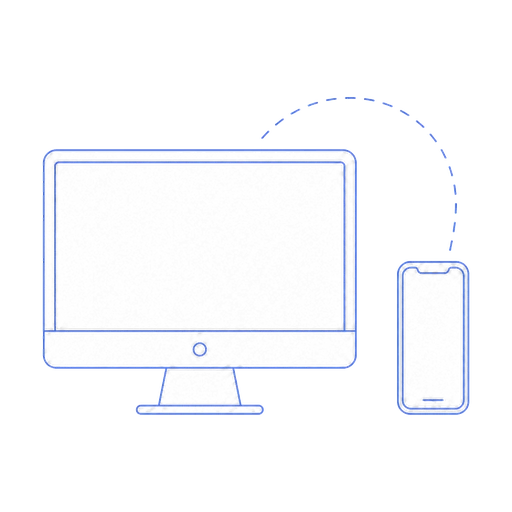
#> input picture assets/img/empty.webp, 512 x 512 px, given in place of logo_1024.png, which was not available
$ python launcher.py out.png
#> lines starting #> are read from the running program, lines starting #| are printed output that depends on the picture
#!/usr/bin/env python3
"""Buat ikon launcher Android dari logo transparan.

Android butuh dua bentuk:
  • ic_launcher            — ikon legacy, latar solid
  • ic_launcher_foreground — lapisan depan adaptive icon (API 26+), dengan
    safe zone: hanya ~66% tengah dijamin terlihat.
"""
import sys
from pathlib import Path

from PIL import Image, ImageDraw

ART = Path(__file__).parent
SRC = ART / 'out' / 'logo_1024.png'
DEST = Path(sys.argv[1]) if len(sys.argv) > 1 else (
    ART.parent / 'xydesk' / 'android' / 'app' / 'src' / 'main' / 'res')

BG = (19, 19, 21, 255)  # #131315 — sama dengan background aplikasi
DENS = {'mdpi': 48, 'hdpi': 72, 'xhdpi': 96, 'xxhdpi': 144, 'xxxhdpi': 192}


def legacy(logo, size):
    canvas = Image.new('RGBA', (size, size), BG)
    inner = int(size * 0.68)
    im = logo.resize((inner, inner), Image.LANCZOS)
    canvas.paste(im, ((size - inner) // 2, (size - inner) // 2), im)
    mask = Image.new('L', (size, size), 0)
    ImageDraw.Draw(mask).rounded_rectangle(
        [0, 0, size - 1, size - 1], radius=int(size * 0.22), fill=255)
    out = Image.new('RGBA', (size, size), (0, 0, 0, 0))
    out.paste(canvas, (0, 0), mask)
    return out


def foreground(logo, size):
    canvas = Image.new('RGBA', (size, size), (0, 0, 0, 0))
    inner = int(size * 0.46)  # aman di semua bentuk mask peluncur
    im = logo.resize((inner, inner), Image.LANCZOS)
    canvas.paste(im, ((size - inner) // 2, (size - inner) // 2), im)
    return canvas


def main():
    logo = Image.open(SRC).convert('RGBA')
#> logo is the input picture: PIL image 512x512 RGBA; mean R, G, B, A 16.8, 18.6, 23.5, 8
    for dens, size in DENS.items():
        d = DEST / f'mipmap-{dens}'
        d.mkdir(parents=True, exist_ok=True)
        legacy(logo, size).save(d / 'ic_launcher.png', optimize=True)
        fg = int(size * 108 / 48)
        foreground(logo, fg).save(d / 'ic_launcher_foreground.png', optimize=True)
        print(f'  mipmap-{dens:8} {size}px + fg {fg}px')
#> this loop made 5 passes
#> pass 1, in legacy, `im = logo.resize((inner, inner), Image.LANCZOS)`:
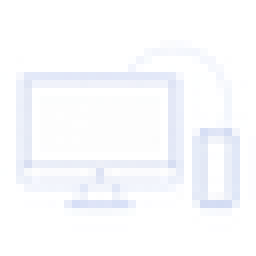
#> im: PIL image 32x32 RGBA (shown 8 times larger); mean R, G, B, A 41, 52.5, 79.8, 8.8; transparent parts drawn white

    v = DEST / 'values'
    v.mkdir(parents=True, exist_ok=True)
    (v / 'ic_launcher_background.xml').write_text(
        '<?xml version="1.0" encoding="utf-8"?>\n<resources>\n'
        '    <color name="ic_launcher_background">#131315</color>\n</resources>\n')

    d = DEST / 'mipmap-anydpi-v26'
    d.mkdir(parents=True, exist_ok=True)
    xml = ('<?xml version="1.0" encoding="utf-8"?>\n'
           '<adaptive-icon xmlns:android="http://schemas.android.com/apk/res/android">\n'
           '    <background android:drawable="@color/ic_launcher_background"/>\n'
           '    <foreground android:drawable="@mipmap/ic_launcher_foreground"/>\n'
           '    <monochrome android:drawable="@mipmap/ic_launcher_foreground"/>\n'
           '</adaptive-icon>\n')
    (d / 'ic_launcher.xml').write_text(xml)
    (d / 'ic_launcher_round.xml').write_text(xml)
    print('  + adaptive icon (v26) & warna latar')


if __name__ == '__main__':
    main()

$ run again, on assets/img/error.webp
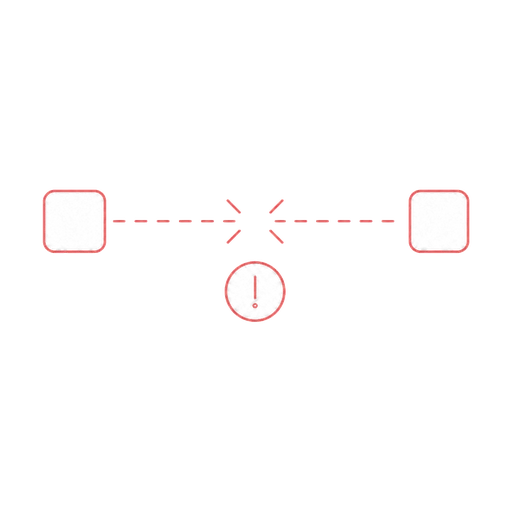
#> input picture assets/img/error.webp, 512 x 512 px, given in place of logo_1024.png, which was not available
#> in main, logo is the input picture: PIL image 512x512 RGBA; mean R, G, B, A 10.1, 7.5, 7.5, 2.5
#> the loop in main, `for dens, size in DENS.items():` made 5 passes
#> pass 1, in legacy, `im = logo.resize((inner, inner), Image.LANCZOS)`:
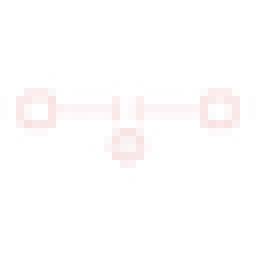
#> im: PIL image 32x32 RGBA (shown 8 times larger); mean R, G, B, A 35.3, 18.4, 18.5, 2.9; transparent parts drawn white
